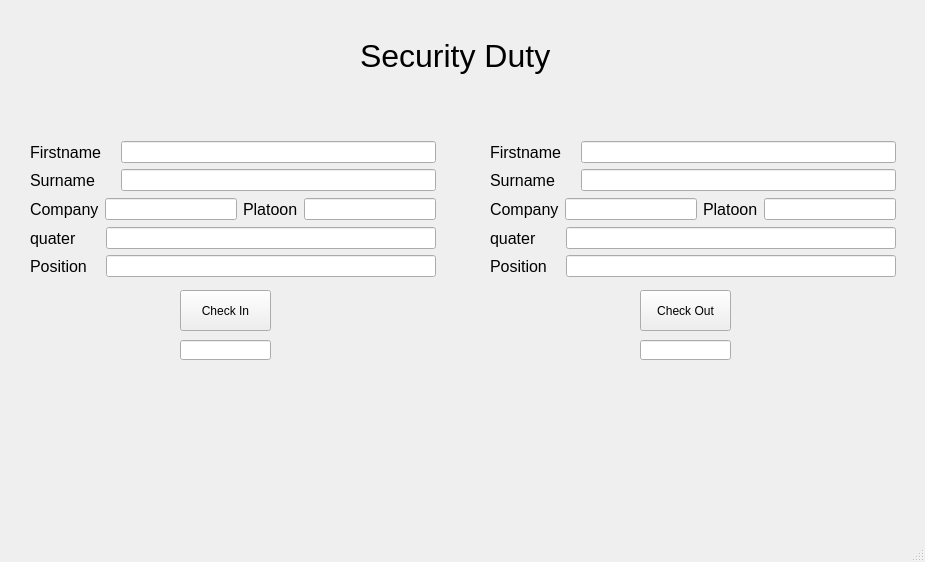
<?xml version="1.0" encoding="UTF-8"?>
<ui version="4.0">
 <class>MainWindow</class>
 <widget class="QMainWindow" name="MainWindow">
  <property name="geometry">
   <rect>
    <x>0</x>
    <y>0</y>
    <width>925</width>
    <height>562</height>
   </rect>
  </property>
  <property name="windowTitle">
   <string>MainWindow</string>
  </property>
  <widget class="QWidget" name="centralwidget">
   <widget class="QLabel" name="title">
    <property name="geometry">
     <rect>
      <x>360</x>
      <y>30</y>
      <width>201</width>
      <height>51</height>
     </rect>
    </property>
    <property name="font">
     <font>
      <pointsize>24</pointsize>
     </font>
    </property>
    <property name="text">
     <string>Security Duty</string>
    </property>
   </widget>
   <widget class="QPushButton" name="in_send">
    <property name="geometry">
     <rect>
      <x>180</x>
      <y>290</y>
      <width>91</width>
      <height>41</height>
     </rect>
    </property>
    <property name="text">
     <string>Check In</string>
    </property>
   </widget>
   <widget class="QLineEdit" name="in_show">
    <property name="geometry">
     <rect>
      <x>180</x>
      <y>340</y>
      <width>91</width>
      <height>20</height>
     </rect>
    </property>
   </widget>
   <widget class="QWidget" name="verticalLayoutWidget">
    <property name="geometry">
     <rect>
      <x>30</x>
      <y>140</y>
      <width>406</width>
      <height>141</height>
     </rect>
    </property>
    <layout class="QVBoxLayout" name="verticalLayout">
     <item>
      <layout class="QGridLayout" name="gridLayout">
       <item row="1" column="2">
        <widget class="QLineEdit" name="in_sname"/>
       </item>
       <item row="0" column="0">
        <widget class="QLabel" name="label_2">
         <property name="font">
          <font>
           <pointsize>12</pointsize>
          </font>
         </property>
         <property name="text">
          <string>Firstname</string>
         </property>
        </widget>
       </item>
       <item row="0" column="1">
        <widget class="QLabel" name="label_6">
         <property name="text">
          <string/>
         </property>
        </widget>
       </item>
       <item row="1" column="0">
        <widget class="QLabel" name="label_3">
         <property name="font">
          <font>
           <pointsize>12</pointsize>
          </font>
         </property>
         <property name="text">
          <string>Surname</string>
         </property>
        </widget>
       </item>
       <item row="0" column="2">
        <widget class="QLineEdit" name="in_fname"/>
       </item>
      </layout>
     </item>
     <item>
      <layout class="QHBoxLayout" name="horizontalLayout">
       <item>
        <widget class="QLabel" name="label_7">
         <property name="font">
          <font>
           <pointsize>12</pointsize>
          </font>
         </property>
         <property name="text">
          <string>Company</string>
         </property>
        </widget>
       </item>
       <item>
        <widget class="QLineEdit" name="in_com"/>
       </item>
       <item>
        <widget class="QLabel" name="label_8">
         <property name="font">
          <font>
           <pointsize>12</pointsize>
          </font>
         </property>
         <property name="text">
          <string>Platoon</string>
         </property>
        </widget>
       </item>
       <item>
        <widget class="QLineEdit" name="in_platoon"/>
       </item>
      </layout>
     </item>
     <item>
      <layout class="QGridLayout" name="gridLayout_2">
       <item row="0" column="2">
        <widget class="QLineEdit" name="in_quater"/>
       </item>
       <item row="0" column="0">
        <widget class="QLabel" name="label_4">
         <property name="font">
          <font>
           <pointsize>12</pointsize>
          </font>
         </property>
         <property name="text">
          <string>quater</string>
         </property>
        </widget>
       </item>
       <item row="1" column="0">
        <widget class="QLabel" name="label_5">
         <property name="font">
          <font>
           <pointsize>12</pointsize>
          </font>
         </property>
         <property name="text">
          <string>Position</string>
         </property>
        </widget>
       </item>
       <item row="0" column="1">
        <widget class="QLabel" name="label_9">
         <property name="text">
          <string/>
         </property>
        </widget>
       </item>
       <item row="1" column="2">
        <widget class="QLineEdit" name="in_position"/>
       </item>
      </layout>
     </item>
    </layout>
   </widget>
   <widget class="QLineEdit" name="out_show">
    <property name="geometry">
     <rect>
      <x>640</x>
      <y>340</y>
      <width>91</width>
      <height>20</height>
     </rect>
    </property>
    <property name="text">
     <string/>
    </property>
   </widget>
   <widget class="QPushButton" name="out_send">
    <property name="geometry">
     <rect>
      <x>640</x>
      <y>290</y>
      <width>91</width>
      <height>41</height>
     </rect>
    </property>
    <property name="text">
     <string>Check Out</string>
    </property>
   </widget>
   <widget class="QWidget" name="verticalLayoutWidget_2">
    <property name="geometry">
     <rect>
      <x>490</x>
      <y>140</y>
      <width>406</width>
      <height>141</height>
     </rect>
    </property>
    <layout class="QVBoxLayout" name="verticalLayout_2">
     <item>
      <layout class="QGridLayout" name="gridLayout_3">
       <item row="1" column="2">
        <widget class="QLineEdit" name="out_sname"/>
       </item>
       <item row="0" column="0">
        <widget class="QLabel" name="label_10">
         <property name="font">
          <font>
           <pointsize>12</pointsize>
          </font>
         </property>
         <property name="text">
          <string>Firstname</string>
         </property>
        </widget>
       </item>
       <item row="0" column="1">
        <widget class="QLabel" name="label_11">
         <property name="text">
          <string/>
         </property>
        </widget>
       </item>
       <item row="1" column="0">
        <widget class="QLabel" name="label_12">
         <property name="font">
          <font>
           <pointsize>12</pointsize>
          </font>
         </property>
         <property name="text">
          <string>Surname</string>
         </property>
        </widget>
       </item>
       <item row="0" column="2">
        <widget class="QLineEdit" name="out_fname"/>
       </item>
      </layout>
     </item>
     <item>
      <layout class="QHBoxLayout" name="horizontalLayout_2">
       <item>
        <widget class="QLabel" name="label_13">
         <property name="font">
          <font>
           <pointsize>12</pointsize>
          </font>
         </property>
         <property name="text">
          <string>Company</string>
         </property>
        </widget>
       </item>
       <item>
        <widget class="QLineEdit" name="out_com"/>
       </item>
       <item>
        <widget class="QLabel" name="label_14">
         <property name="font">
          <font>
           <pointsize>12</pointsize>
          </font>
         </property>
         <property name="text">
          <string>Platoon</string>
         </property>
        </widget>
       </item>
       <item>
        <widget class="QLineEdit" name="out_platoon"/>
       </item>
      </layout>
     </item>
     <item>
      <layout class="QGridLayout" name="gridLayout_4">
       <item row="0" column="2">
        <widget class="QLineEdit" name="out_quater"/>
       </item>
       <item row="0" column="0">
        <widget class="QLabel" name="label_15">
         <property name="font">
          <font>
           <pointsize>12</pointsize>
          </font>
         </property>
         <property name="text">
          <string>quater</string>
         </property>
        </widget>
       </item>
       <item row="1" column="0">
        <widget class="QLabel" name="label_16">
         <property name="font">
          <font>
           <pointsize>12</pointsize>
          </font>
         </property>
         <property name="text">
          <string>Position</string>
         </property>
        </widget>
       </item>
       <item row="0" column="1">
        <widget class="QLabel" name="label_17">
         <property name="text">
          <string/>
         </property>
        </widget>
       </item>
       <item row="1" column="2">
        <widget class="QLineEdit" name="out_position"/>
       </item>
      </layout>
     </item>
    </layout>
   </widget>
  </widget>
  <widget class="QMenuBar" name="menubar">
   <property name="geometry">
    <rect>
     <x>0</x>
     <y>0</y>
     <width>925</width>
     <height>21</height>
    </rect>
   </property>
  </widget>
  <widget class="QStatusBar" name="statusbar"/>
 </widget>
 <resources/>
 <connections/>
</ui>
